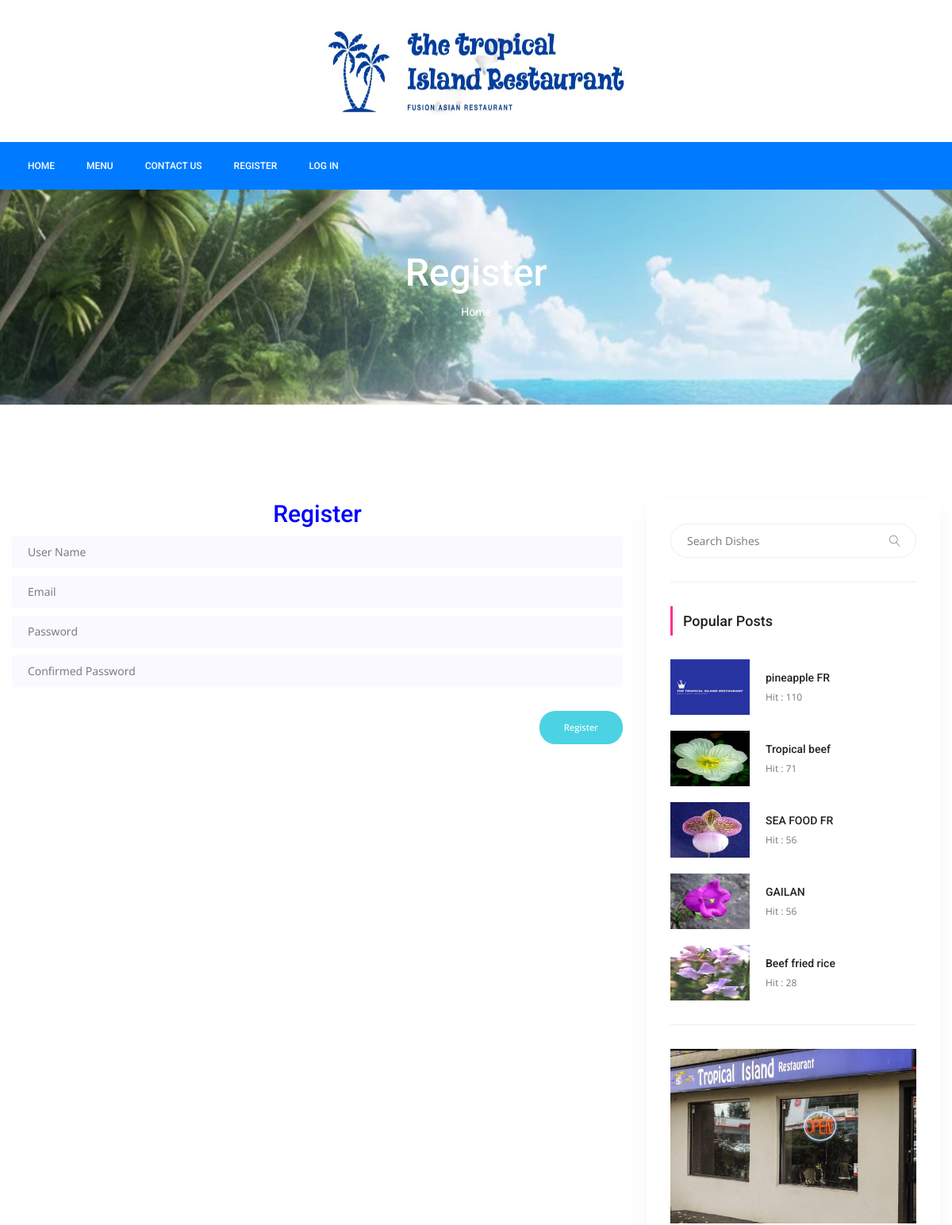
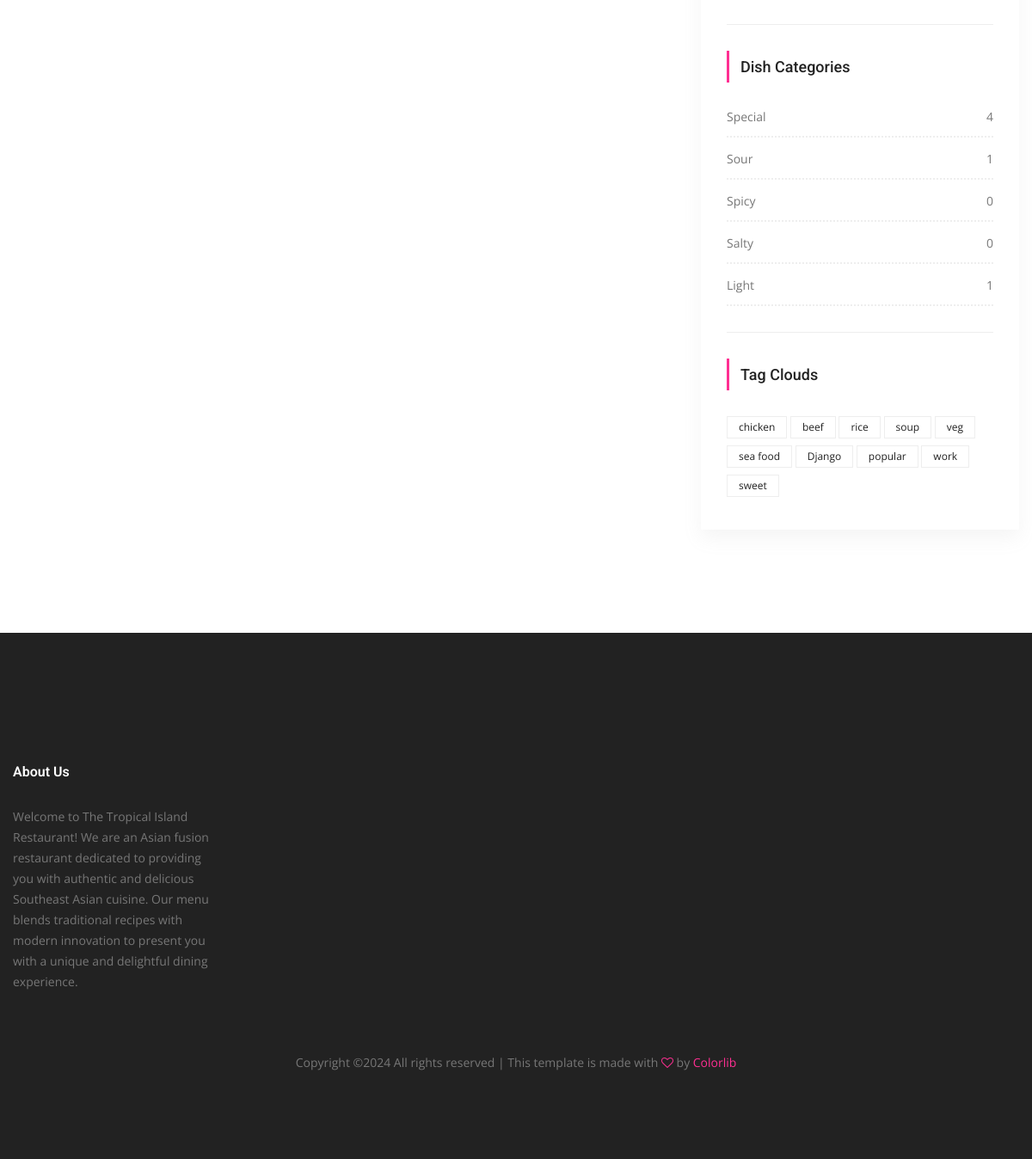
The page /users/register/ on the database its author committed (2 pictures, top to bottom).
### posts/models.py (models this page shows, shortened)
class Post(models.Model):
    title = models.CharField(max_length=150)
    content = models.TextField()
    price = models.CharField(max_length=10)
    image = models.ImageField(blank=True,null=True,upload_to='uploads/')
    image2 = models.ImageField(blank=True, null=True, upload_to='uploads/')
    user = models.ForeignKey(settings.AUTH_USER_MODEL,on_delete=models.CASCADE)
    publishing_date = models.DateField(default=date.today)
    slug = models.SlugField(default='slug',editable=False)
    category = models.ForeignKey(Category,on_delete=models.CASCADE,default=1,related_name="posts")
    tag = models.ManyToManyField(Tag,related_name="posts",blank=True)
    love_point = models.PositiveIntegerField(default=0)
    slider_post = models.BooleanField(default=False)
    hit = models.PositiveIntegerField(default=0)

class Category(models.Model):
    title = models.CharField(max_length=150)
    slug = models.SlugField(editable=False)
    def post_count(self):
        return self.posts.all().count()

class Tag(models.Model):
    title = models.CharField(max_length=50)
    slug = models.SlugField(editable=False)
    def __str__(self):
        return self.title

### users/views.py (the view)
# urls.py: path('register/',RegisterView.as_view(),name='register'),
class RegisterView(CreateView):
    template_name = 'users/register.html'
    form_class = RegisterForm
    success_url = '/'

### users/forms.py
class RegisterForm(UserCreationForm):
    username = forms.CharField(max_length=50)
    email = forms.EmailField(max_length=50)
    password1 = forms.CharField()
    password2 = forms.CharField()
    class Meta(UserCreationForm):
        model = User
        fields = ('username','email', 'password1', 'password2')

### posts/templatetags/custom_tags.py (called while the page is built)
@register.simple_tag(name="categories")
def all_categories():
    return Category.objects.all()

@register.simple_tag(name="tags")
def all_tags():
    return Tag.objects.all()

@register.simple_tag(name="hit_post")
def hit_post():
    return Post.objects.order_by('-hit')[:5]

### users/views.py (called while the page is built)
def add_user_slug_to_context(request):
    user_slug = slugify(request.user.username)
    return {'user_slug':user_slug}

### templates/users/register.html (shortened to what this page needs)
{% extends "base.html" %}
{% load static %}
{% block content %}
        <section class="banner_area">
            <div class="banner_inner d-flex align-items-center">
            	<div class="overlay bg-parallax" data-stellar-ratio="0.9" data-stellar-vertical-offset="0" data-background=""></div>
				<div class="container">
					<div class="banner_content text-center">
						<h2>Register</h2>
						<div class="page_link">
							<a href="{% url 'index' %}">Home</a>
						</div>
					</div>
				</div>
            </div>
        </section>
        <section class="blog_area p_120">
            <div class="container">
                <div class="row">
                    <div class="col-lg-8">
                        <h2 style="text-align:center;color: blue">Register</h2>
                        <div class="blog_left_sidebar">
                            <form method="post">
                                <div class="mt-10">
										<input type="text" name="username" placeholder="User Name" onfocus="this.placeholder = ''" onblur="this.placeholder = 'User Name'" required="" class="single-input">
									</div>
                                <div class="mt-10">
										<input type="text" name="email" placeholder="Email" onfocus="this.placeholder = ''" onblur="this.placeholder = 'Email'" required="" class="single-input">
									</div>
                                <div class="mt-10">
										<input type="password" name="password1" placeholder="Password" onfocus="this.placeholder = ''" onblur="this.placeholder = 'Password'" required="" class="single-input">
									</div>
                                <div class="mt-10">
										<input type="password" name="password2" placeholder="Confirmed Password" onfocus="this.placeholder = ''" onblur="this.placeholder = 'Confirmed Password'" required="" class="single-input">
									</div>
                                <input type="submit" class="genric-btn success circle arrow" value="Register" style="margin-top: 30px;float: right">
                            </form>
                        </div>
                    </div>
                    {% include 'right_side.html' %}
                </div>
            </div>
        </section>
        {% endblock %}

### templates/right_side.html
{% load static %}
{% load custom_tags %}
<div class="col-lg-4">
                        <div class="blog_right_sidebar">
                            <aside class="single_sidebar_widget search_widget">
                                <form action="{% url 'search' %}" method="get">
                                <div class="input-group">
                                    <input type="text" class="form-control" placeholder="Search Dishes" name="q">
                                    <span class="input-group-btn">
                                        <button class="btn btn-default" type="button"><i class="lnr lnr-magnifier"></i></button>
                                    </span>
                                </div>
                                    </form>
                                <div class="br"></div>
                            </aside>
                            <aside class="single_sidebar_widget popular_post_widget">
                                <h3 class="widget_title">Popular Posts</h3>
                                {% hit_post as posts %}
                                {% for post in posts %}
                                <div class="media post_item">
                                    <img src="{{ post.image.url }}" alt="post" style="width: 100px; height: 70px">
                                    <div class="media-body">
                                        <a href="{% url 'detail' pk=post.pk slug=post.slug %}"><h3>{{ post.title }}</h3></a>
                                        <p>Hit : {{ post.hit }}</p>
                                    </div>
                                </div>
                                {% endfor %}
                                <div class="br"></div>
                            </aside>
                            <aside class="single_sidebar_widget">
                                <img class="img-fluid" src="{% static "img/blog/add.png" %}" alt="">
                                <div class="br"></div>
                            </aside>
                            <aside class="single_sidebar_widget post_category_widget">
                                <h4 class="widget_title">Dish Categories</h4>
                                <ul class="list cat-list">
                                    {% categories as categories %}
                                    {% for category in categories %}
                                    <li>
                                        <a href="{% url 'category_detail' pk=category.id slug=category.slug %}" class="d-flex justify-content-between">
                                            <p>{{ category.title }}</p>
                                            <p>{{ category.post_count }}</p>
                                        </a>
                                    </li>
                                    {% endfor %}
                                </ul>
                                <div class="br"></div>
                            </aside>
                            <aside class="single-sidebar-widget tag_cloud_widget">
                                <h4 class="widget_title">Tag Clouds</h4>
                                <ul class="list">
                                    {% tags as labels %}
                                    {% for label in labels %}
                                    <li><a href="{% url 'tag_detail' slug=label.slug %}">{{ label }}</a></li>
                                    {% endfor %}
                                </ul>
                            </aside>
                        </div>
                    </div>

### rows shown on the page
Post: image (picture), title "pineapple FR", hit "110"
Post: image (picture), title "Tropical beef", hit "71"
Post: image (picture), title "SEA FOOD FR", hit "56"
Post: image (picture), title "GAILAN", hit "56"
Post: image (picture), title "Beef fried rice", hit "28"
Category: title "Special", post_count "4"
Category: title "Sour", post_count "1"
Category: title "Spicy", post_count "0"
Category: title "Salty", post_count "0"
Category: title "Light", post_count "1"
Tag: title "chicken"
Tag: title "beef"
Tag: title "rice"
Tag: title "soup"
Tag: title "veg"
Tag: title "sea food"
Tag: title "Django"
Tag: title "popular"
Tag: title "work"
Tag: title "sweet"
